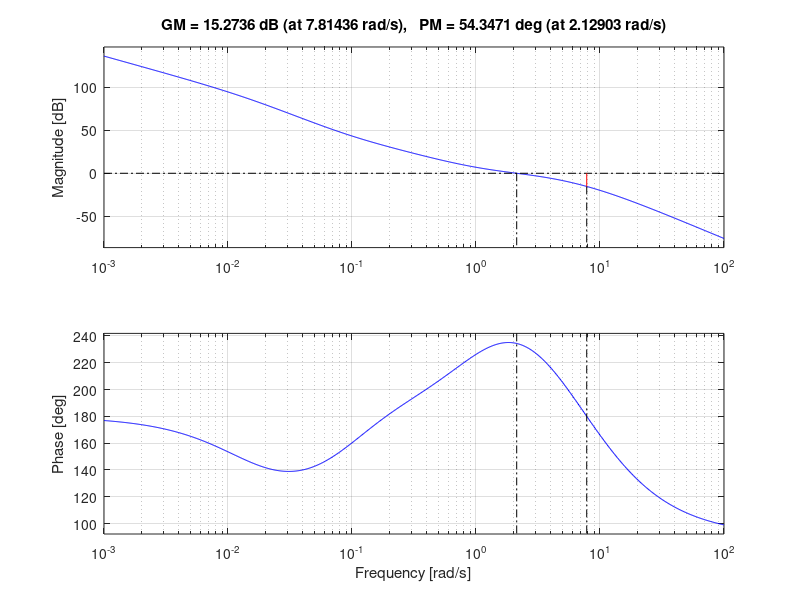
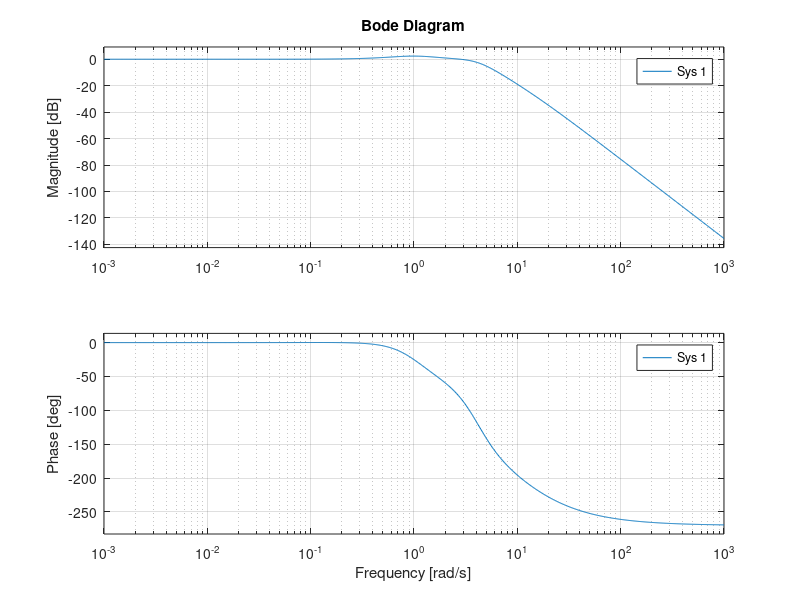
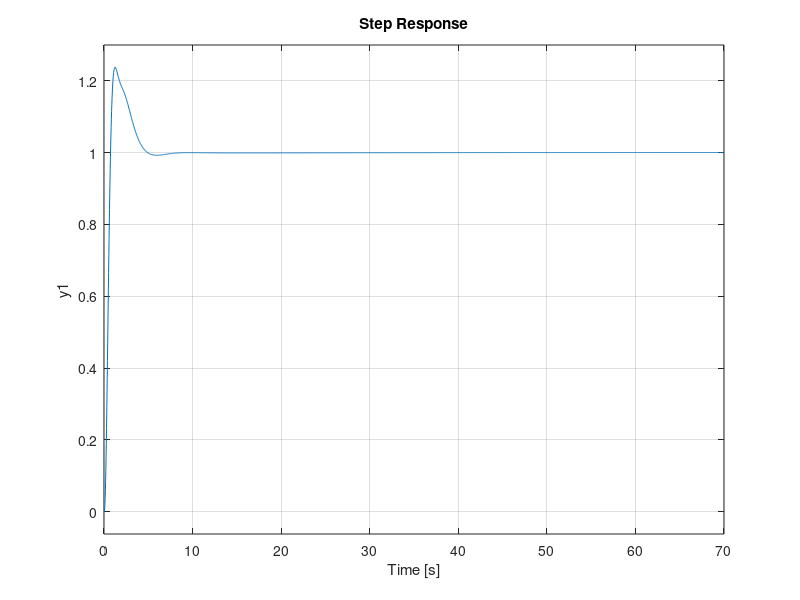
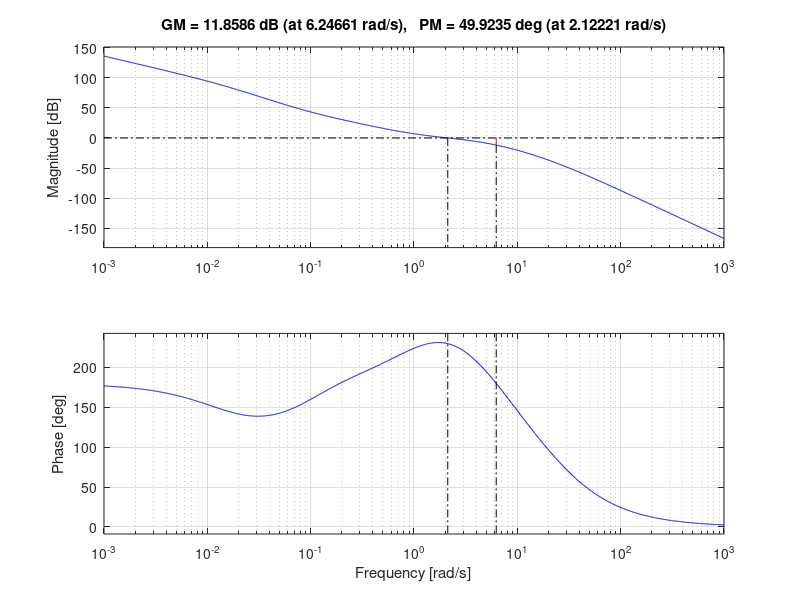

Reproduce these figures in MATLAB, in order.
%% Esercizio #1
close all
clear all

% Dati
s = tf('s');

F_1 = (1 + 10 * s) / ((1 + 0.1 * s) * (1 + 5 * s));
F_2 = 1 / s;
K_r = 1;
d = 1.5;

% Analisi delle specifiche statiche
K_F1 = dcgain(F_1);
K_F2 = dcgain(s * F_2);

h = 1
K_c = 6.25

% Analisi delle specifiche dinamiche
w_bdes = 4;
w_cdes = 0.63 * w_bdes
w_c = 2.2;

s_max = 0.25;
M_r = (1 + s_max) / 0.85;
M_rdB = 20 * log10(M_r);
m_phi = 60 - 5 * M_rdB
m_phi = 50;

% Prima approssimazione della funzione d'anello
G_a1 = (K_c * F_1 * F_2) / (s^h * K_r);
[module_1, phase_1] = bode(G_a1, w_c);
recovery = m_phi - phase_1 - 180;

% Rete derivatrice
m_d1 = 3;
x_d1 = sqrt(m_d1);
tau_d1 = x_d1 / w_c;
R_d1 = (1 + tau_d1 * s) / (1 + tau_d1 / m_d1 * s);

m_d2 = 4;
x_d2 = sqrt(m_d2);
tau_d2 = x_d2 / w_c;
R_d2 = (1 + tau_d2 * s) / (1 + tau_d2 / m_d2 * s);

R_d = R_d1 * R_d2;

G_a2 = G_a1 * R_d;
[module_2, phase_2] = bode(G_a2, w_c);

% Rete integratrice
m_i = 9;
x_i = 150;
tau_i = x_i / w_c;
R_i = (1 + tau_i / m_i * s) / (1 + tau_i * s);

G_a3 = G_a2 * R_i;
[module_3, phase_3] = bode(G_a3, w_c);

% Controllore
C = (K_c * R_d * R_i) / s^h;

G_a = C * F_1 * F_2 / K_r;
K_Ga = dcgain(s^(h + 1) * G_a);

figure, margin(G_a)

% Verifica delle specifiche
e_r = abs(K_r / K_Ga)

W = feedback(C * F_1 * F_2, 1 / K_r);

figure, bode(W / dcgain(W))
figure, step(W / dcgain(W))

% Valutazioni extra
u = 1.052 % runna schema Simulink e trova il valore massimo dallo scope di u

% Discretizzazione
w_b = 4.28;
T_1 = (2 * pi) / (20 * w_b)
T = T_1
G_aZOH = G_a / (1 + T / 2 * s);
C_z = c2d(C, T, 'tustin')

figure, margin(G_aZOH)

F_1z = c2d(F_1, T, 'tustin');
F_2z = c2d(F_2, T, 'tustin');
W_z = feedback(C_z * F_1z * F_2z, 1 / K_r);

figure, step(W_z / dcgain(W_z))

%% Esercizio #3
close all
clear all

% Dati
s = tf('s');

F = (100 * (s + 10)) /(s * (s^4 + 38 * s^3 + 481 * s^2 + 2280 * s + 3600));
N = 10;

[m_G, m_phi, w_mG, w_mphi] = margin(F);
w_pi = 3.5357;
[module, phase] = bode(F, w_pi)

% Calcolo dei parametri per il metodo Ziegler-Nichols in catena chiusa
K_p_ = m_G;
T_ = 2 * pi / w_pi;

% Calcolo dei parametri per il regolatore PID
K_P = 0.6 * K_p_
T_i = 0.5 * T_
T_d = 0.125 * T_

R = K_P * (1 + 1 / (T_i * s) + (T_d * s) / (1 + T_d / N * s));

W = feedback(R * F, 1);
figure, bode(W / dcgain(W))
